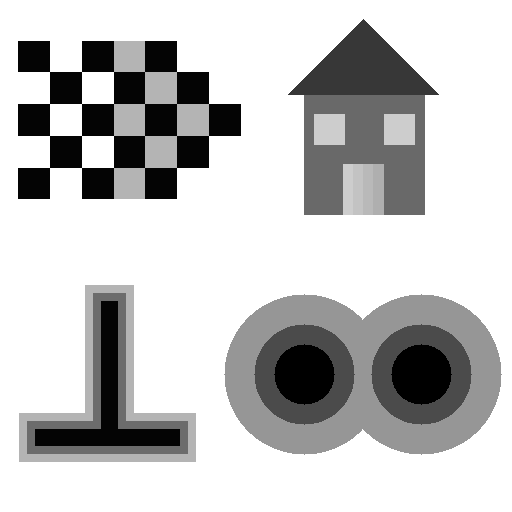
#> input picture edgetest_23.png, 512 x 512 px; the run also reads 1 picture not shown here
$ jupyter execute lab1_1.ipynb   (older library calls are emulated)
#> lines starting #> are read from the running program, lines starting #| are printed output that depends on the picture; after the words box and inside, x2 and y2 are one past the last pixel; in counts of white or black regions, pixels touching at a corner belong together; long printed decimals are rounded
1.1.1
Read the image edgetest_23.png

[cell 1]
import cv2
from matplotlib import pyplot as plt
import numpy as np

img= cv2.imread('edgetest_23.png', cv2.IMREAD_GRAYSCALE)
#> img is the input picture: shape (512, 512); min 0, max 255, mean 196.9
img = img.astype(np.float)/255
plt.imshow(img, cmap='gray' )

1.1.2
Add noise to the picture.

[cell 2]
# i)


psnr = 20
sigma = 0.1
mean=0

# Add the noise to the original image
noisy_img20 = np.random.normal(mean,sigma,img.shape)
noisy_img20 = noisy_img20.reshape(img.shape)
noisy_img20 = np.add(img, noisy_img20)

# Display the noisy image
plt.imshow(noisy_img20,cmap='gray')

[cell 3]
# i)

psnr = 10
sigma = 0.316
mean=0

# Add the noise to the original image
noisy_img10 = np.random.normal(mean,sigma,img.shape)
noisy_img10 = noisy_img10.reshape(img.shape)
noisy_img10 = np.add(img, noisy_img10)
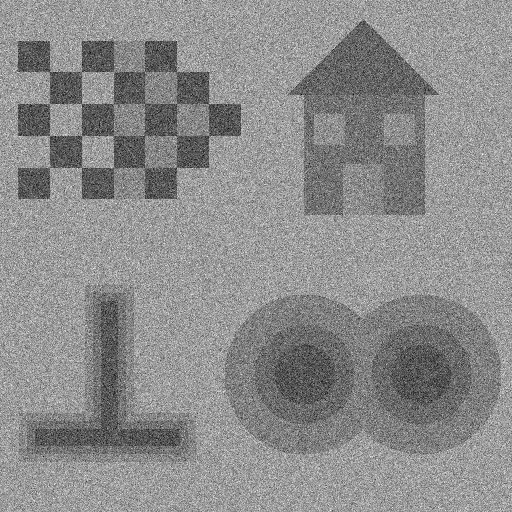
#> noisy_img10: shape (512, 512) float64; min -1.21, max 2.38, mean 0.774; drawn with min black and max white

# Display the noisy image
plt.imshow(noisy_img10,cmap='gray')

1.2

Build a function named EdgeDetect following the steps below.

1.2.1
Build 2 filters

[cell 4]
# 2D Gaussian

sigma=0.1

n= int(np.ceil(3*sigma)*2+1)

gauss1D = cv2.getGaussianKernel(n, sigma)
gauss2D = gauss1D @ gauss1D.T

[cell 5]
#Laplacian of Gaussian

x = np.linspace(-n, n, 2*n+1)
y = np.linspace(-n, n, 2*n+1)

# Create 2D arrays for x and y coordinates using meshgrid
X, Y = np.meshgrid(x, y)

# Compute the LoG filter
LoG = -(X**2 + Y**2)/(2*sigma**2)
LoG = LoG / (2 * np.pi * sigma**4)
LoG = LoG * np.exp(-(X**2 + Y**2)/(2*sigma**2))

# Normalize the filter to have zero mean and unit variance
LoG = LoG - np.mean(LoG)
LoG = LoG / np.sqrt(np.sum(LoG**2))

[cell 6]
# L1 convolution LoG with img

filtered_img = cv2.filter2D(noisy_img20, -1, LoG)
plt.imshow(filtered_img, cmap='gray_r')

[cell 7]
B = np.zeros((3,3), dtype=np.uint8)
B[1,:] = 1
B[:,1] = 1

Is= cv2.filter2D(noisy_img20,-1, gauss2D)

dilated= cv2.dilate(Is, B)
plt.imshow(dilated, cmap='gray_r')

[cell 8]
eroded=cv2.erode(Is,B)
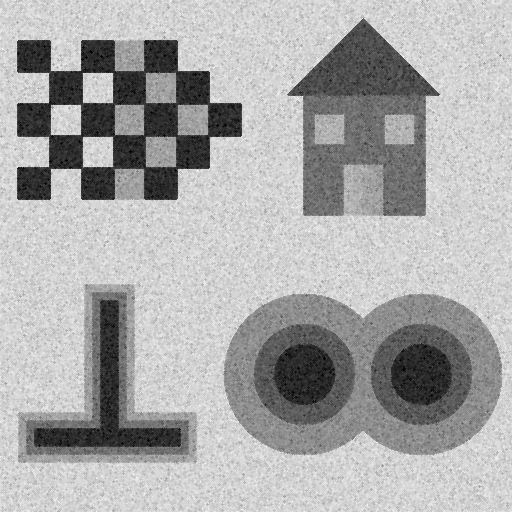
#> eroded: shape (512, 512) float64; min -0.353, max 1.15, mean 0.646; drawn with min black and max white
plt.imshow(eroded, cmap='gray_r')

[cell 9]
filtered_img2= dilated+eroded-2*Is
plt.imshow(filtered_img2, cmap = "gray_r")

[cell 10]
# Zero crossings

X= np.zeros(filtered_img.shape)
X[filtered_img>0]=1
X[filtered_img==0]=1

plt.imshow(X,cmap = "gray_r")

[cell 11]
Y= cv2.dilate(X,B)-cv2.erode(X,B)
plt.imshow(Y,cmap = "gray_r")
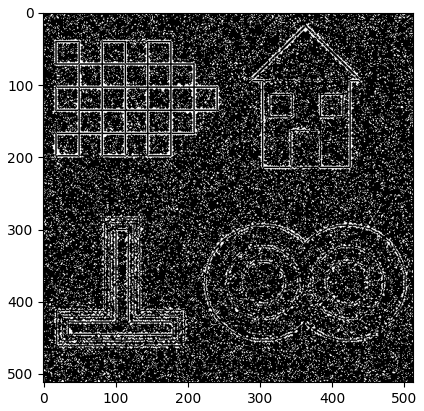
#> figure drawn by matplotlib, 1 panel

Ολόκληρη η συνάρτηση.

[cell 12]
def EdgeDetect (img, sigma, theta, type):

    # Kernel

#> called with sigma = 3, theta = 0.2, type = 'nonlinear'
    B = np.zeros((3,3), dtype=np.uint8)
    B[1,:] = 1
    B[:,1] = 1

    n= int (np.ceil (3*sigma)*2+1)

    # 2D Gaussian

    gauss1D = cv2.getGaussianKernel(n, sigma)
    gauss2D = gauss1D @ gauss1D.T

    # Laplacian of Gaussian

    x = np.linspace(-n, n, 2*n+1)
    y = np.linspace(-n, n, 2*n+1)

    # Create 2D arrays for x and y coordinates using meshgrid
    X, Y = np.meshgrid(x, y)

    LoG = -(X**2 + Y**2)/(2*sigma**2)
    LoG = LoG / (2 * np.pi * sigma**4)
    LoG = LoG * np.exp(-(X**2 + Y**2)/(2*sigma**2))

    LoG = LoG - np.mean(LoG)
    LoG = LoG / np.sqrt(np.sum(LoG**2))

    # Smoothed Image
    Is= cv2.filter2D(img, -1,gauss2D )

    # Check type of filter
    if (type == 'linear') :
        L= cv2.filter2D(img,-1,LoG)
    elif (type == 'nonlinear'):
        L=cv2.dilate(Is,B)+cv2.erode(Is,B)-2*Is
    else:
        raise ValueError("Invalid value for 'type': must be 'linear' or 'nonlinear'.")

    # Create the binary image
    X = np.zeros_like(L, dtype=np.uint8)
    X = np.where(L >= 0, 1, 0).astype(np.uint8)
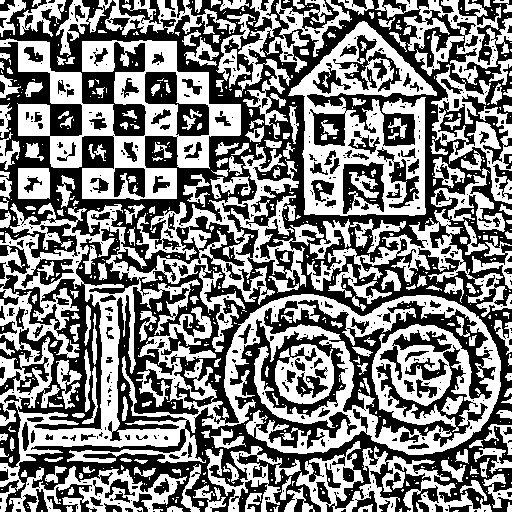
#> X: shape (512, 512); values 0 (black) and 1 (white), 49.4% white; 672 white regions (456 under 20 px), largest, box (x1, y1, x2, y2) and area: (0, 144, 501, 512) 47636, (0, 38, 241, 200) 13810, (288, 21, 437, 216) 11605

    Y= cv2.dilate(X,B)-cv2.erode(X,B)
#> Y: shape (512, 512); values 0 (black) and 1 (white), 40.6% white in thin lines or dots

    grad_x, grad_y = np.gradient(Is, axis=(0, 1))


    grad_norm = np.sqrt(grad_x**2 + grad_y**2)

    # Threshold the gradient magnitude to reject zero crossings in gentle areas
    grad_mag_thresholded = np.where(grad_norm >= theta * np.max(grad_norm), grad_norm, 0)

    # Combine the zero crossings and gradient magnitude to get the final edge map
    result = np.where(Y == 1, grad_mag_thresholded, 0)

    return( result)

<h9>Εφαρμογη στις εικόνες με θόρυβο</h9>

<h9>i)</h9>

[cell 13]
D10 = EdgeDetect(noisy_img10, 3 ,0.2,'nonlinear')
plt.imshow(D10, cmap='gray_r')

<h9>ii)</h9>

[cell 14]
D20 = EdgeDetect(noisy_img20, 1.5 ,0.2,'nonlinear')
#> in EdgeDetect (call 2), `X = np.where(L >= 0, 1, 0).astype(np.uint8)`: X: shape (512, 512); values 0 (black) and 1 (white), 49.6% white; 970 white regions (718 under 20 px), largest, box (x1, y1, x2, y2) and area: (119, 172, 348, 412) 12988, (18, 40, 241, 199) 12255, (288, 20, 439, 215) 10250
#> in EdgeDetect (call 2), `Y= cv2.dilate(X,B)-cv2.erode(X,B)`: Y: shape (512, 512); values 0 (black) and 1 (white), 65.5% white; black in thin lines or dots
plt.imshow(D20, cmap='gray_r')

1.3. Αξιολόγηση των Αποτελεσμάτων Ανίχνευσης Ακμών

1.3.1 Υπολογισμός αληθινών ακμών

[cell 15]
M = cv2.dilate(img, B) - cv2.erode(img, B)
T = (M > 0.01* np.max(M)).astype(np.uint8)
#> T: shape (512, 512); values 0 (black) and 1 (white), 5.1% white in thin lines or dots, all inside (x1, y1, x2, y2) = (17, 18, 503, 463)

plt.imshow(T, cmap='gray_r')
plt.show()

1.3.2 Ποσοτική αξιολόγηση

[cell 16]
def evaluation(Di,T):

    # Calculate the intersection of D and T
    intersection = np.logical_and(Di, T)
#> intersection: shape (512, 512) bool; 3.9% white in thin lines or dots, all inside (x1, y1, x2, y2) = (17, 20, 502, 463)

    # Calculate Precision and Recall
    precision = np.count_nonzero(intersection) / np.count_nonzero(Di)
#> precision = 0.709
    recall = np.count_nonzero(intersection) / np.count_nonzero(T)
#> recall = 0.753

    # Calculate the quality criterion C
    C = (precision + recall) / 2
#> C = 0.731

    return(C)

[cell 17]
evaluation(D10,T)
#> Out = 0.731

[cell 18]
evaluation(D20,T)
#> in evaluation (call 2), `intersection = np.logical_and(Di, T)`: intersection: shape (512, 512) bool; 4.8% white in thin lines or dots, all inside (x1, y1, x2, y2) = (17, 19, 502, 463)
#> Out = 0.959

<h5>1.3.3</h5>

i) Χρησιμοποιώντας τον παρακάτω κώδικα βρίσκουμε τις τιμές των σ, θ για τις οποίες έχουμε τα καλύτερα δυνατά αποτελέσματα για PSNR=10.

[cell 19]
best_evaluation = 0
best_sigma = None
best_theta = None

for sigma in np.arange(0.5, 3, 0.5):
    for theta in np.arange(0.1, 0.5, 0.1):
        D10 = EdgeDetect(noisy_img10, sigma, theta, 'nonlinear')
        evaluation_score = evaluation(D10,T)
        if evaluation_score > best_evaluation:
            best_evaluation = evaluation_score
            best_sigma = sigma
            best_theta = theta
#> this loop made 5 passes
#> pass 1, in EdgeDetect (call 3), `X = np.where(L >= 0, 1, 0).astype(np.uint8)`:
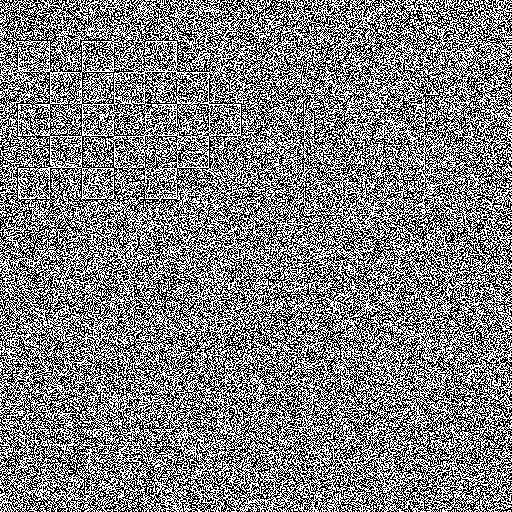
#> X: shape (512, 512); values 0 (black) and 1 (white), 50.1% white; black in thin lines or dots
#> pass 1, in EdgeDetect (call 3), `Y= cv2.dilate(X,B)-cv2.erode(X,B)`:
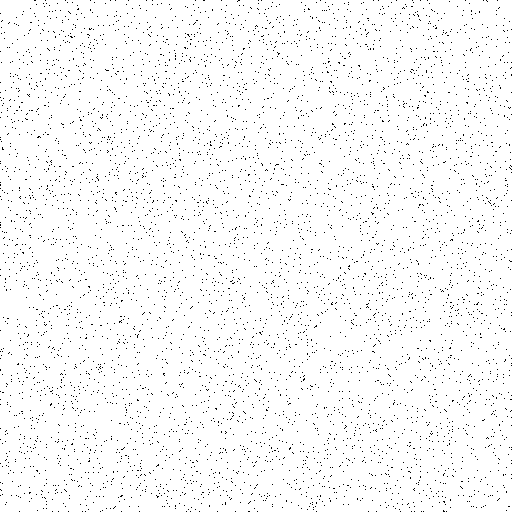
#> Y: shape (512, 512); values 0 (black) and 1 (white), 97.6% white; black in thin lines or dots
#> after the loop:
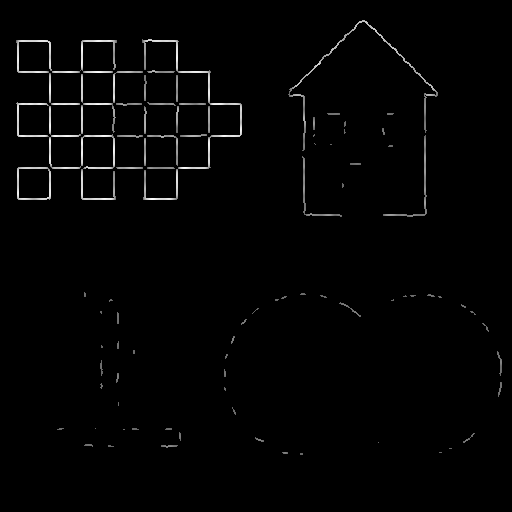
#> D10: shape (512, 512) float64; min 0, max 0.176, mean 0.00252; drawn with min black and max white
#> after the loop, best_evaluation = 0.756; best_sigma = 2.5; best_theta = 0.2

print("Best sigma:", best_sigma)
#| Best sigma: 2.5
print("Best theta:", best_theta)
#| Best theta: 0.2
print("Best evaluation:", best_evaluation)
#| Best evaluation: 0.7564

[cell 20]
D10 = EdgeDetect(noisy_img10, 2.5 ,0.2,'nonlinear')
#> in EdgeDetect (call 23), `L=cv2.dilate(Is,B)+cv2.erode(Is,B)-2*Is`:
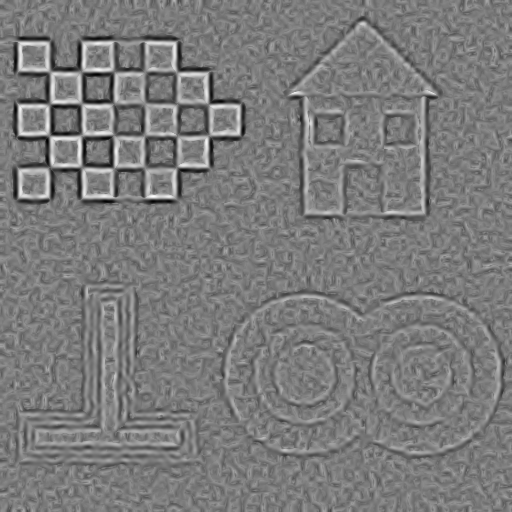
#> L: shape (512, 512) float64; min -0.0501, max 0.0532, mean -7.01e-05; drawn with min black and max white
#> in EdgeDetect (call 23), `X = np.where(L >= 0, 1, 0).astype(np.uint8)`: X: shape (512, 512); values 0 (black) and 1 (white), 49.9% white; 741 white regions (546 under 20 px), largest, box (x1, y1, x2, y2) and area: (0, 140, 512, 488) 49299, (0, 38, 241, 200) 13219, (288, 21, 438, 216) 11133
#> in EdgeDetect (call 23), `Y= cv2.dilate(X,B)-cv2.erode(X,B)`:
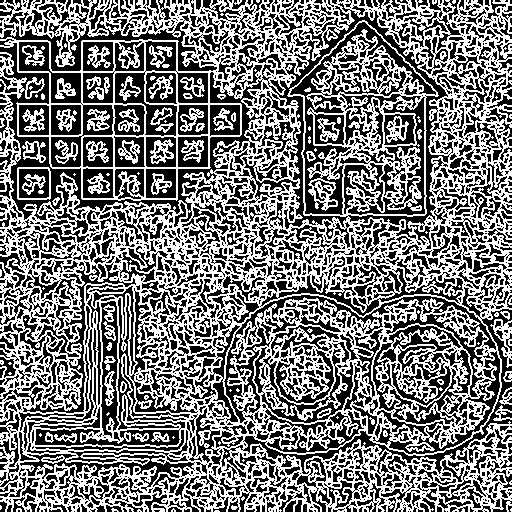
#> Y: shape (512, 512); values 0 (black) and 1 (white), 47.5% white in thin lines or dots
#> in EdgeDetect (call 23), `grad_mag_thresholded = np.where(grad_norm >= theta * np.max(grad_norm)..`:
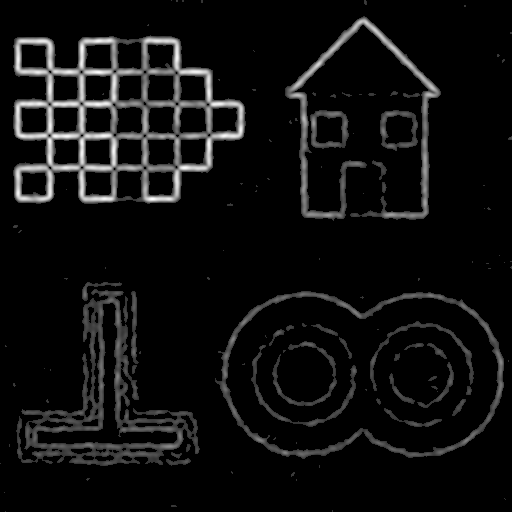
#> grad_mag_thresholded: shape (512, 512) float64; min 0, max 0.176, mean 0.0105; drawn with min black and max white
plt.imshow(D10, cmap='gray_r')

ii) Ομοίως και για PSNR=20 dB

[cell 21]
best_evaluation = 0
best_sigma = None
best_theta = None

for sigma in np.arange(0.5, 3, 0.5):
    for theta in np.arange(0.1, 0.5, 0.1):
        D20 = EdgeDetect(noisy_img20, sigma, theta, 'nonlinear')
        evaluation_score = evaluation(D20,T)
        if evaluation_score > best_evaluation:
            best_evaluation = evaluation_score
            best_sigma = sigma
            best_theta = theta
#> this loop made 5 passes
#> after the loop, best_evaluation = 0.959; best_sigma = 1.5; best_theta = 0.2

print("Best sigma:", best_sigma)
#| Best sigma: 1.5
print("Best theta:", best_theta)
#| Best theta: 0.2
print("Best evaluation:", best_evaluation)
#| Best evaluation: 0.9586

[cell 22]
D20 = EdgeDetect(noisy_img20, 2.5 ,0.2,'nonlinear')
plt.imshow(D20, cmap='gray_r')

Παρατηρούμε ότι με PSNR = 20 dB τα edges φαίνονται καλύτερα σε σχέση με την περίπτωση που PSNR=10. Με PSNR=20 πετύχαμε αξιολόγηση έως και 95% ενώ με PSNR=10 καταφέραμε με δοκιμές για τις τιμές των σ, θ να πετύχουμε αξιολόγηση έως και 76%. Οι τιμές για τις οποίες πετύχαμε αυτά τα αποτελέσματα φαίνονται παραπάνω.

Τέλος, εξετάζουμε την επίδραση που έχει η προσέγγιση της Laplacian στα αποτελέσματα μας.

i)

[cell 23]
D10 = EdgeDetect(noisy_img10, 3 ,0.2,'linear')
plt.imshow(D10, cmap='gray_r')

[cell 24]
evaluation(D10,T)
#> Out = 0.344

ii)

[cell 25]
D20 = EdgeDetect(noisy_img20, 1.5 ,0.2,'linear')
plt.imshow(D20, cmap='gray_r')

[cell 26]
evaluation(D20,T)
#> Out = 0.699

Παρατηρούμε ότι η αλλαγή της προσέγγισης της Laplacian έκανε αρκετά χειρότερα τα αποτελέσματα μας καθώς το evaluation έπεσε κατά πολύ και στις δύο περιπτώσεις των 10 και των 20 dB.

1.4

[cell 27]
kyoto_img = cv2.imread('kyoto_edges.jpg', cv2.IMREAD_GRAYSCALE)
kyoto_img = kyoto_img.astype(np.float64)/255

plt.imshow(kyoto_img,cmap = "gray_r")

Βρίσκουμε τις πραγματικές ακμές του kyoto

[cell 28]
MK = cv2.dilate(kyoto_img, B) - cv2.erode( kyoto_img, B)
TK = (MK > 0.15* np.max(MK)).astype(np.uint8)/255

plt.imshow(TK, cmap='gray_r')
plt.show()

Συγκρίνουμε τα αποτελέσματα

[cell 29]
kyoto_edges= EdgeDetect(kyoto_img, 0.5, 0.1, 'nonlinear')

plt.imshow(kyoto_edges,cmap = "gray_r")

evaluation(kyoto_edges,TK)
#> Out = 0.814

<h4>1.4.2</h4>

<h9>Χρησιμοποιούμε τον παρακάτω αλγόριθμο για να υπολογίσουμε τις καλύτερες επιλογές μας για τις τιμες των σ, θ προκειμένου να πετύχουμε όσο το δυνατόν καλύτερα αποτελέσματα. </h9>

[cell 30]
best_evaluation = 0
best_sigma = None
best_theta = None

for sigma in np.arange(0.5, 3, 0.5):
    for theta in np.arange(0.1, 0.5, 0.1):
        D = EdgeDetect(kyoto_img, sigma, theta, 'nonlinear')
        evaluation_score = evaluation(kyoto_edges,TK)
        if evaluation_score > best_evaluation:
            best_evaluation = evaluation_score
            best_sigma = sigma
            best_theta = theta
#> after the loop, best_evaluation = 0.814; best_sigma = 0.5; best_theta = 0.1

print("Best sigma:", best_sigma)
#| Best sigma: 0.5
print("Best theta:", best_theta)
#| Best theta: 0.1
print("Best evaluation:", best_evaluation)
#| Best evaluation: 0.8143

<h9> Οι παραπανω τιμές είναι αυτές που μας δίνουν τα καλύτερα αποτελέσματα. Παρακάτω παρουσιάζουμε και κάποια άλλα ζεύγη τιμών και τα αποτελέσματα τους:
</h9>

<h10>
σ=4,θ=0.1: Αυξάνουμε το σ και παρατηρουμε ότι το evaluation έπεσε στα 0.38. Βλέπουμε ότι κάποια edges φάινονται πιο έντονα αλλά χάνουμε σημαντικές λεπτομέρειες
</10>

[cell 31]
kyoto_edges= EdgeDetect(kyoto_img, 4, 0.1, 'nonlinear')

plt.imshow(kyoto_edges,cmap = "gray_r")

evaluation(kyoto_edges,TK)
#> Out = 0.389

<h10>
σ=0.5,θ=0.4: Αυξάνουμε το θ και παρατηρουμε ότι το evaluation έπεσε στα 0.52. Βλέπουμε κάποια edges αλλά χάνουμε πολλές λεπτομέρειες.
</10>

[cell 32]
kyoto_edges= EdgeDetect(kyoto_img, 0.5, 0.4, 'nonlinear')

plt.imshow(kyoto_edges,cmap = "gray_r")

evaluation(kyoto_edges,TK)
#> Out = 0.53

<h10>
σ=0.5,θ=0: Μηδενίζουμε το θ και παρατηρουμε ότι το evaluation έπεσε στα 0.64. Βλέπουμε αρκετά edges αλλά με αυτές τις τιμές υπολογίζει και λανθασμένα edges.
</10>

[cell 33]
kyoto_edges= EdgeDetect(kyoto_img, 0.5, 0, 'nonlinear')

plt.imshow(kyoto_edges,cmap = "gray_r")

evaluation(kyoto_edges,TK)
#> Out = 0.641
